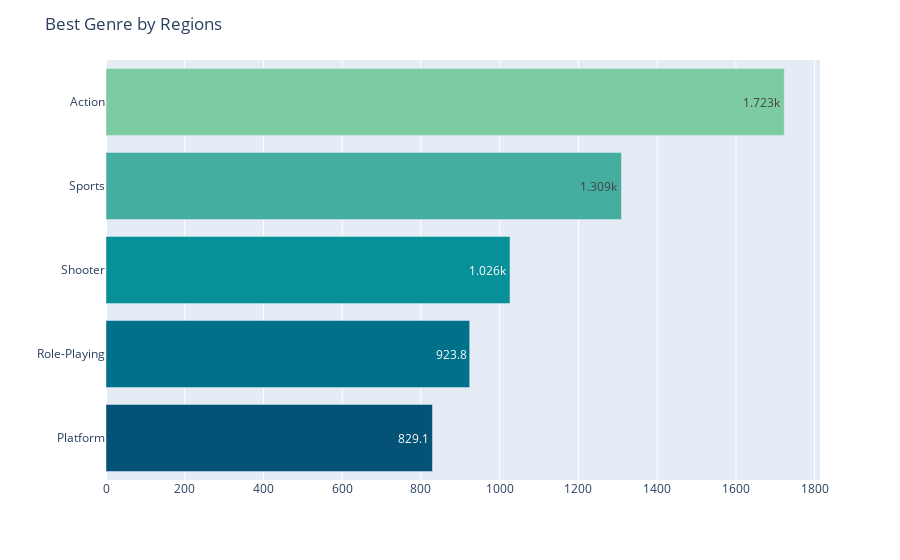

Notebook cell for this chart:
### Code cell
# Create Barplot
fig = px.bar(df, y="Genre", x="Global_Sales", text_auto='.4s')
fig.update_traces(marker_color=px.colors.sequential.Bluyl_r)
fig.update_layout(title="Best Genre by Regions", xaxis_title="", yaxis_title="")
fig.show()

### Figure 1 — Plotly figure (JSON) as saved in the notebook; plotly's stock layout.template omitted (floating-point values rounded to 4 significant figures)
{"data": [{"alignmentgroup": "True", "hovertemplate": "Global_Sales=%{x}<br>Genre=%{y}<extra></extra>", "legendgroup": "", "marker": {"color": ["rgb(4, 82, 117)", "rgb(0, 113, 139)", "rgb(8, 144, 153)", "rgb(70, 174, 160)", "rgb(124, 203, 162)", "rgb(183, 230, 165)", "rgb(247, 254, 174)"], "pattern": {"shape": ""}}, "name": "", "offsetgroup": "", "orientation": "h", "showlegend": false, "textposition": "auto", "texttemplate": "%{x:.4s}", "type": "bar", "x": [829.1, 923.8, 1026.0, 1309.0, 1723.0], "xaxis": "x", "y": ["Platform", "Role-Playing", "Shooter", "Sports", "Action"], "yaxis": "y"}], "layout": {"barmode": "relative", "legend": {"tracegroupgap": 0}, "margin": {"t": 60}, "title": {"text": "Best Genre by Regions"}, "xaxis": {"anchor": "y", "domain": [0, 1], "title": {"text": ""}}, "yaxis": {"anchor": "x", "domain": [0, 1], "title": {"text": ""}}}}
